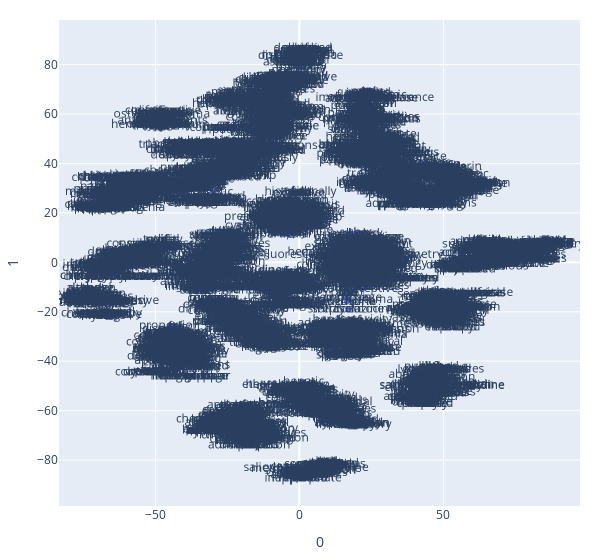

The cell this chart's notebook holds for it:
### Code cell
fig = px.scatter(tsne_pd, 0, 1,
                 text = 'word', 
                 width=600, size_max=2)

fig.update_layout(
    autosize=False,
    margin=dict(l=20, r=20, t=20, b=20),
)

fig.show()

### Figure 1 — Plotly figure (JSON) as saved in the notebook; plotly's stock layout.template omitted (floating-point values rounded to 4 significant figures; data arrays with more than 128 entries replaced by an {"elided": "..."} marker saying what was removed)
{"data": [{"hovertemplate": "0=%{x}<br>1=%{y}<br>word=%{text}<extra></extra>", "legendgroup": "", "marker": {"color": "#636efa", "symbol": "circle"}, "mode": "markers+text", "name": "", "showlegend": false, "text": {"elided": "9105 str values"}, "type": "scattergl", "x": {"elided": "9105 float values"}, "xaxis": "x", "y": {"elided": "9105 float values"}, "yaxis": "y"}], "layout": {"autosize": false, "legend": {"tracegroupgap": 0}, "margin": {"b": 20, "l": 20, "r": 20, "t": 20}, "width": 600, "xaxis": {"anchor": "y", "domain": [0, 1], "title": {"text": "0"}}, "yaxis": {"anchor": "x", "domain": [0, 1], "title": {"text": "1"}}}}
